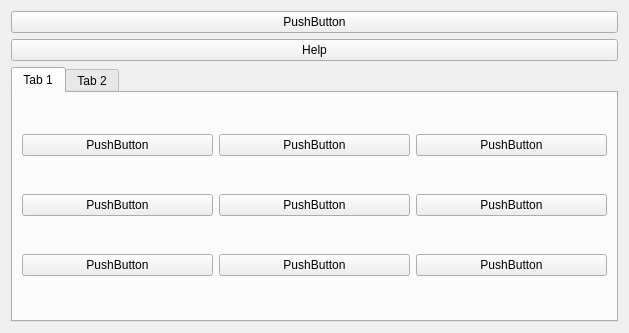
<?xml version="1.0" encoding="UTF-8"?>
<ui version="4.0">
 <class>Form</class>
 <widget class="QWidget" name="Form">
  <property name="geometry">
   <rect>
    <x>0</x>
    <y>0</y>
    <width>629</width>
    <height>333</height>
   </rect>
  </property>
  <property name="windowTitle">
   <string>Form</string>
  </property>
  <layout class="QVBoxLayout" name="verticalLayout">
   <item>
    <widget class="QPushButton" name="pushButton">
     <property name="text">
      <string>PushButton</string>
     </property>
    </widget>
   </item>
   <item>
    <widget class="QPushButton" name="help_button">
     <property name="text">
      <string>Help</string>
     </property>
    </widget>
   </item>
   <item>
    <widget class="QTabWidget" name="tabWidget">
     <widget class="QWidget" name="tab">
      <attribute name="title">
       <string>Tab 1</string>
      </attribute>
      <layout class="QGridLayout" name="gridLayout">
       <item row="2" column="3">
        <widget class="QPushButton" name="p8">
         <property name="text">
          <string>PushButton</string>
         </property>
        </widget>
       </item>
       <item row="2" column="2">
        <widget class="QPushButton" name="p7">
         <property name="text">
          <string>PushButton</string>
         </property>
        </widget>
       </item>
       <item row="2" column="1">
        <widget class="QPushButton" name="p6">
         <property name="text">
          <string>PushButton</string>
         </property>
        </widget>
       </item>
       <item row="1" column="3">
        <widget class="QPushButton" name="p5">
         <property name="text">
          <string>PushButton</string>
         </property>
        </widget>
       </item>
       <item row="1" column="2">
        <widget class="QPushButton" name="p4">
         <property name="text">
          <string>PushButton</string>
         </property>
        </widget>
       </item>
       <item row="1" column="1">
        <widget class="QPushButton" name="p3">
         <property name="text">
          <string>PushButton</string>
         </property>
        </widget>
       </item>
       <item row="0" column="3">
        <widget class="QPushButton" name="p2">
         <property name="text">
          <string>PushButton</string>
         </property>
        </widget>
       </item>
       <item row="0" column="2">
        <widget class="QPushButton" name="p1">
         <property name="text">
          <string>PushButton</string>
         </property>
        </widget>
       </item>
       <item row="0" column="1">
        <widget class="QPushButton" name="p0">
         <property name="text">
          <string>PushButton</string>
         </property>
        </widget>
       </item>
      </layout>
     </widget>
     <widget class="QWidget" name="tab_2">
      <attribute name="title">
       <string>Tab 2</string>
      </attribute>
     </widget>
    </widget>
   </item>
  </layout>
 </widget>
 <resources/>
 <connections/>
</ui>
